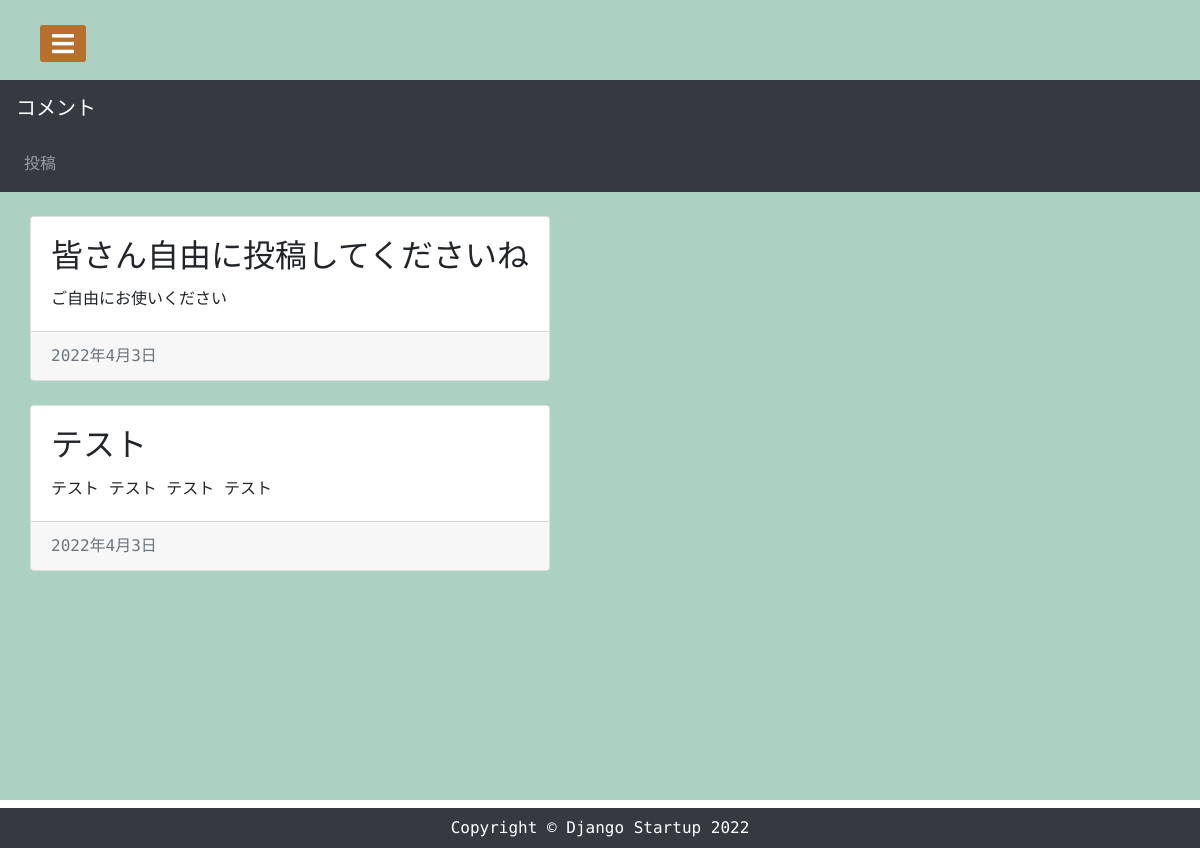
/comment/, run on the app's committed database.
### app/models.py (models this page shows, shortened)
class Comment(models.Model):
    title = models.CharField("タイトル",max_length=200)
    content = models.TextField("本文")
    created = models.DateTimeField("作成日",default=timezone.now)

### app/views.py (the view)
# urls.py: path('comment/',views.CommentView.as_view(),name='comment'),
class CommentView(View):
    def get(self,request,*args,**kwargs):
        post_data = Comment.objects.order_by('-id')
        return render(request,'app/comment.html',{
            'post_data': post_data
        })

### app/templates/app/comment.html (shortened to what this page needs)
{% extends "app/base.html" %}
{% block content %}
<div class="bg">
<nav class="navbar navbar-expand-lg navbar-dark bg-dark space">
    <div class="conttainer">
        <p class="navbar-brand">コメント</p>
        <ul class="navbar-nav ml-auto">
            <li class="nav-item">
                <a href="{% url 'post_new' %}" class="nav-link">投稿</a>
            </li>
        </ul>
    </div>
</nav>
<div class="container">
    <div class="row my-4">
        <div class="com-md-8">
            {% for post in post_data %}
            <div class="card mb-4">
                <div class="card-body">
                    <h2 class="card-title">{{ post.title }}</h2>
                    <p class="card-text">{{ post.content|truncatechars:100 }}</p>
                </div>
                <div class="card-footer text-muted">
                    {{ post.created|date }}
                </div>
            </div>
            {% empty %}
            <p>まだコメントはありません</p>
            {% endfor %}
        </div>
    </div>
</div>
</div>
{% endblock %}

### app/static/css/style.css (style rules this page uses)
* { margin: 0; padding: 0; box-sizing: border-box; }
body { background: white; display: flex; flex-flow: column; min-height: 100vh; }
.space { text-align: center; margin-top: 80px; }

### app/static/css/sidebar.css (style rules this page uses)
* { margin: 0; padding: 0; box-sizing: border-box; list-style: none; text-decoration: none; font-family: 'M PLUS 1 Code', sans-serif; }
.bg { height: 100vh; background-color: rgba(90, 163, 135,0.5); background-size: cover; background-position: center; transition: all 0.5s; }

### data on the page
Comment: title "皆さん自由に投稿してくださいね", content "ご自由にお使いください", created "2022年4月3日"
Comment: title "テスト", content "テスト テスト テスト テスト", created "2022年4月3日"
